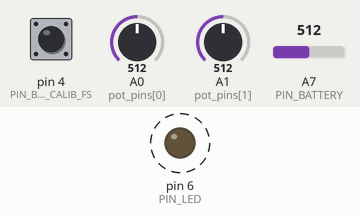
Bench run of a sketch on a simulated Arduino Nano, built with avr-gcc and run on an emulated ATmega328P. Shown: output pins drawn as LEDs (lit = HIGH). Dashed ring = blinking. The inputs (shaded band) are chosen by the test bench; at power-on: pin 4 (PIN_BTN_CALIB_FS) HIGH, A0 (pot_pins[0]) = 512, A1 (pot_pins[1]) = 512, A7 (PIN_BATTERY) = 512. EEPROM starts erased; no radio packets arrive unless stated.

Above: at 0.4 s.
Timing chart, 0 to 3.7 s (numbered marks = the images above):
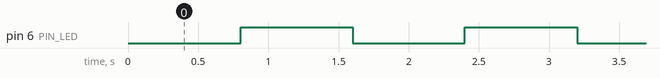

The sketch:

TX_nRF24_FHSS_Xch_LED.ino
```cpp
/*
*****************************************************************************************************
Simple RC transmitter with frequency hopping (FHSS) and telemetry (Auto-ACK Payload)
*****************************************************************************************************
Code from my repository: https://github.com/stanekTM/TX_nRF24_FHSS_Xch_LED

Rapid hopping between 4 strong RF channels (12, 40, 76, 88) outside the main WiFi frequencies.
Transmission rate of 1 Mbps (for support of the newer nRF52 generation).
Constant latency / period of 4.5 ms (222 Hz).
RC channels from 2 to 7 with 16-bit resolution (1000–2000 us).
Received telemetry indicates low receiver battery voltage A1(A2) and signal loss by flashing an LED.

Support for DIY RC receivers from this repository: https://github.com/stanekTM/RX_nRF24_FHSS
*****************************************************************************************************
*/

#include <RF24.h>   // Ovladač bezdrátového čipu nRF24L01+ (v1.4.11 nebo novější)
#include <SPI.h>    // Standardní knihovna Arduino
#include <EEPROM.h> // Standardní knihovna Arduino

// Setting the transmitter and receiver battery alarm for the status LED
#define TX_BATTERY_VOLTAGE    4.2  // Set the maximum rated voltage for the transmitter battery
#define TX_MONITORED_VOLTAGE  3.45 // Set the minimum voltage for the transmitter battery alarm

#define RX_BATTERY_VOLTAGE    4.2  // Set the maximum rated voltage for the receiver battery
#define RX_MONITORED_VOLTAGE  3.45 // Set the minimum voltage for the receiver battery alarm

// Control range (1000 to 2000 us)
#define MIN_CONTROL_VAL  1000
#define MID_CONTROL_VAL  1500
#define MAX_CONTROL_VAL  2000

// Select analog pins for reading the potentiometers (max. 7)
const uint8_t pot_pins[] = {A0, A1, /*A2, A3, A4, A5, A6*/};

// Status LED pin
#define PIN_LED           6

// Calibration or Fail-Safe button pin
#define PIN_BTN_CALIB_FS  4

// Analog pin for battery reading
#define PIN_BATTERY       A7

// Pins for nRF24L01+
#define PIN_CE            9
#define PIN_CSN           10

// Hardware SPI pins
//          MOSI          11
//          MISO          12
//          SCK           13

// Inicializace rádiového čipu nRF24L01+
RF24 radio(PIN_CE, PIN_CSN);

// Unikátní RF adresa max. 5 bajtů (číslo nebo znak). Musí být stejná i v přijímači
const uint8_t rf_address[] = "jirka";

// 4 silné RF kanály (mimo hlavní WiFi frekvence)
const uint8_t rf_channels[] = {12, 40, 76, 88};
uint8_t fhss_index = 0; // Ukazatel na aktuálně používaný RF kanál z tabulky

// Při změně počtu pinů automaticky spočítá potenciometry
const uint8_t NUM_RC_CHANNELS = sizeof(pot_pins);

// Struktura odesílaných dat
struct tx_packet
{
  uint8_t fail_safe_flag = 0; // Příznak Fail-Safe
  uint16_t rc_data[NUM_RC_CHANNELS];
}
tx_data;

// Struktura přijímaných telemetrických dat (ACK Payload)
struct rx_packet
{
  uint8_t rssi = 0;
  uint8_t batt_A1 = 255;
  uint8_t batt_A2 = 255;
}
rx_telemetry_data;

// Interval skoku (4500 us / 222 Hz)
const uint32_t HOP_INTERVAL = 4500;
uint32_t hop_timer = 0; // Časovač FHSS skoků

// Hlídač totální ztráty signálu
uint32_t signal_loss_timeout = 0;

// Časovač příznaku Fail-Safe
uint32_t fail_safe_timer = 0;

// Časovač pro neblokující tisk do PC
uint32_t serial_print_timer = 0;

// Měření baterií
bool low_batt_flag_tx = false; // Příznak vybité baterie vysílače
bool low_batt_flag_rx = false; // Příznak vybité baterie A1 a A2 přijímače

// Příznak kalibrace
bool calibrate = true;

// Čtení potenciometrů
uint16_t pots_value[NUM_RC_CHANNELS];
uint16_t min_pots_calib[NUM_RC_CHANNELS];
uint16_t mid_pots_calib[NUM_RC_CHANNELS];
uint16_t max_pots_calib[NUM_RC_CHANNELS];
uint8_t reverse[NUM_RC_CHANNELS];

// Prototypy všech funkcí na začátku, aby je smyčka správně viděla
void radio_init();
void calibrate_reverse_pots();
void manage_rf_link();
void read_pots();
void read_batt();
void blink(const uint8_t pin, uint32_t interval);

//***************************************
// Hlavní konfigurace systému při startu
//***************************************
void setup()
{
  Serial.begin(115200);

  pinMode(PIN_LED, OUTPUT);
  pinMode(PIN_BATTERY, INPUT);
  pinMode(PIN_BTN_CALIB_FS, INPUT_PULLUP);

  // Inicializace dat
  for (uint8_t i = 0; i < NUM_RC_CHANNELS; i++)
  {
    tx_data.rc_data[i] = 1500;
    pots_value[i] = 1500;
    min_pots_calib[i] = 1023;
    mid_pots_calib[i] = 512;
    max_pots_calib[i] = 0;
  }

  // Inicializace ovladače rádia
  radio_init();

  // Kalibrovat nebo reverzovat potenciometry
  calibrate_reverse_pots();

  // Inicializace časovačů
  hop_timer = micros();
  signal_loss_timeout = millis();
  fail_safe_timer = millis();
}

//**********************************
// Hlavní opakovací smyčka programu
//**********************************
void loop()
{
  // Vysílaní a příjem telemetrických dat
  manage_rf_link();

  // Čtení potenciometrů
  read_pots();

  // Měření napětí baterií
  read_batt();

  // Po stisku tlačítka aktivujeme příznak Fail-Safe a uložíme aktuální čas
  if (digitalRead(PIN_BTN_CALIB_FS) == LOW)
  {
    tx_data.fail_safe_flag = 1;
    fail_safe_timer = millis();
  }
  // Pokud příznak Fail-Safe běží a uplynuly 2 sekundy (2000 ms), vypneme ho
  if (millis() - fail_safe_timer >= 2000) tx_data.fail_safe_flag = 0;

  /*
  // Výpis dat na sériový monitor
  if (millis() - serial_print_timer >= 200)
  {
    serial_print_timer = millis();

    if (millis() - signal_loss_timeout <= 1000) // Tiskneme data pouze pokud je model online
    {
      //Serial.print("RSSI: "); Serial.print(rx_telemetry_data.rssi);
      Serial.print(" | A1: "); Serial.print(rx_telemetry_data.batt_A1);
      Serial.print(" | A2: "); Serial.println(rx_telemetry_data.batt_A2);
    }
  }
  */
}

//*****************************************************
// Funkce pro blikání LED diody bez zpoždění procesoru
//*****************************************************
void blink(const uint8_t pin, uint32_t interval)
{
  digitalWrite(pin, (millis() / interval) % 2); // Zbytek po dělení časem (millis) určuje stav zapnuto/vypnuto
}
```

Battery.ino
```cpp
//***********************
// Měření napětí baterií
//***********************
void read_batt()
{
  // Pokud napětí vysílače klesne, uzamkneme stav vybité baterie
  if (analogRead(PIN_BATTERY) <= (1024.0 / TX_BATTERY_VOLTAGE) * TX_MONITORED_VOLTAGE)
  {
    low_batt_flag_tx = true;
  }

  /*
  // Pokud napětí přijímače A1 nebo A2 klesne, uzamkneme stav vybité baterie
  if (rx_telemetry_data.batt_A1 <= (256.0 / RX_BATTERY_VOLTAGE) * RX_MONITORED_VOLTAGE)
  {
    low_batt_flag_rx = true;
  }

  if (rx_telemetry_data.batt_A2 <= (256.0 / RX_BATTERY_VOLTAGE) * RX_MONITORED_VOLTAGE)
  {
    low_batt_flag_rx = true;
  }
  */

  // Pokud napětí přijímače A1 nebo A2 klesne, uzamkneme stav vybité baterie
  uint8_t rx_batt_limit = (256.0 / RX_BATTERY_VOLTAGE) * RX_MONITORED_VOLTAGE;

  if (rx_telemetry_data.batt_A1 <= rx_batt_limit || rx_telemetry_data.batt_A2 <= rx_batt_limit)
  {
    low_batt_flag_rx = true;
  }

  //Serial.println(low_batt_flag_rx);
}
```

Pots.ino
```cpp
//*********************
// Čtení potenciometrů
//*********************
void read_pots()
{
  for (uint8_t i = 0; i < NUM_RC_CHANNELS; i++)
  {
    uint16_t raw_pots = analogRead(pot_pins[i]);

    // Výpočet mapování s ohledem na fyzický střed potenciometru páčky
    if (raw_pots < mid_pots_calib[i])
    {
      pots_value[i] = map(raw_pots, min_pots_calib[i], mid_pots_calib[i], MIN_CONTROL_VAL, MID_CONTROL_VAL);
    }
    else
    {
      pots_value[i] = map(raw_pots, mid_pots_calib[i], max_pots_calib[i], MID_CONTROL_VAL, MAX_CONTROL_VAL);
    }

    // Aplikace reverzace kanálu
    if (reverse[i] == 1) pots_value[i] = (MIN_CONTROL_VAL + MAX_CONTROL_VAL) - pots_value[i];

    // Ochrana proti šumu a hodnotám mimo rozsah 1000 až 2000
    tx_data.rc_data[i] = constrain(pots_value[i], MIN_CONTROL_VAL, MAX_CONTROL_VAL);
  }
}

//******************************************
// Kalibrovat nebo reverzovat potenciometry
//******************************************
void calibrate_reverse_pots()
{
  // Kalibrační smyčka při držení tlačítka
  while (digitalRead(PIN_BTN_CALIB_FS) == LOW)
  {
    calibrate = false;

    for (uint8_t i = 0; i < NUM_RC_CHANNELS; i++)
    {
      uint16_t raw_pots = analogRead(pot_pins[i]);

      if (raw_pots < min_pots_calib[i]) min_pots_calib[i] = raw_pots;

      if (raw_pots > max_pots_calib[i]) max_pots_calib[i] = raw_pots;

      mid_pots_calib[i] = raw_pots;
    }
  }

  if (!calibrate)
  {
    for (uint8_t i = 0; i < NUM_RC_CHANNELS; i++)
    {
      EEPROM.put(i * 6,     min_pots_calib[i]); // EEPROM locations 0,  6, 12, 18, 24, 30, 36
      EEPROM.put(i * 6 + 2, mid_pots_calib[i]); // EEPROM locations 2,  8, 14, 20, 26, 32, 38
      EEPROM.put(i * 6 + 4, max_pots_calib[i]); // EEPROM locations 4, 10, 16, 22, 28, 34, 40
    }
    calibrate = true;
  }

  // Načíst data z EEPROM do operační paměti RAM
  for (uint8_t i = 0; i < NUM_RC_CHANNELS; i++)
  {
    EEPROM.get(i * 6,     min_pots_calib[i]); // EEPROM locations 0,  6, 12, 18, 24, 30, 36
    EEPROM.get(i * 6 + 2, mid_pots_calib[i]); // EEPROM locations 2,  8, 14, 20, 26, 32, 38
    EEPROM.get(i * 6 + 4, max_pots_calib[i]); // EEPROM locations 4, 10, 16, 22, 28, 34, 40

    reverse[i] = EEPROM.read(i + 42) & 1;     // EEPROM locations 42, 43, 44, 45, 46, 47, 48
  }

  // Kontrola reverzace pák při startu (krajní poloha)
  for (uint8_t i = 0; i < NUM_RC_CHANNELS; i++)
  {
    pots_value[i] = map(analogRead(pot_pins[i]), min_pots_calib[i], max_pots_calib[i], MIN_CONTROL_VAL, MAX_CONTROL_VAL);

    if (pots_value[i] < MIN_CONTROL_VAL + 50 || pots_value[i] > MAX_CONTROL_VAL - 50)
    {
      reverse[i] ^= B00000001;
      EEPROM.update(i + 42, reverse[i]); // EEPROM locations 42, 43, 44, 45, 46, 47, 48
    }
  }
}
```

Radio.ino
```cpp
//*****************************
// Inicializace ovladače rádia
//*****************************
void radio_init()
{
  radio.begin();
  radio.setPALevel(RF24_PA_MIN); // Pro testy na stole stačí minimální výkon
  radio.setDataRate(RF24_1MBPS); // Přenosová rychlost 1 Mbps (pro podporu novější generace nRF52)

  radio.setAutoAck(true); // Zapnutí automatického potvrzování paketů
  radio.setRetries(0, 0); // Vypnutí hardwarového opakování

  radio.setPayloadSize(sizeof(tx_data)); // Nastavuje základní / maximální délku struktury

  radio.enableDynamicPayloads(); // Povolení automatického přizpůsobení délky paketů
  radio.enableAckPayload(); // Zapnutí funkce přibalování telemetrie do potvrzovacích ACK paketů

  radio.setCRCLength(RF24_CRC_16);

  radio.openWritingPipe(rf_address); // Otevření komunikačního kanálu pro zápis na dané adrese

  radio.setChannel(rf_channels[fhss_index]); // Nastavení startovního rádiového kanálu z FHSS tabulky
  radio.stopListening(); // Přepnutí do režimu vysílání
}

//**************************************
// Vysílaní a příjem telemetrických dat
//**************************************
void manage_rf_link()
{
  // Pevná FHSS časová smyčka odesílání (každých 4.5 ms)
  if (micros() - hop_timer >= HOP_INTERVAL)
  {
    //hop_timer = micros(); // Reset časovače

    //========================
    hop_timer += HOP_INTERVAL; // Přičteme přesný interval místo čtení aktuálního času

    // Pojistka: Pokud se program někde zasekl déle než 2 intervaly, srovnáme časovač
    if (micros() - hop_timer >= HOP_INTERVAL) hop_timer = micros();
    //========================

    // Odeslání paketu (přenos dat trvá přibližně 0.1 až 0.3 ms)
    if (radio.write(&tx_data, sizeof(tx_data)))
    {
      signal_loss_timeout = millis(); // Reset času ztráty signálu (spojení žije)

      // Pokud dorazil ACK paket, přečteme telemetrii
      if (radio.available())
      {
        radio.read(&rx_telemetry_data, sizeof(rx_telemetry_data));
      }
    }

    // Okamžitý synchronní skok vysílače na další kanál
    fhss_index = (fhss_index + 1) % 4; // Posun na další index v tabulce
    radio.setChannel(rf_channels[fhss_index]); // Nastavení rádiového kanálu na novou frekvenci
  }

  // Pokud z přijímače nepřišla žádná odpověď delší než 1 sekunda (1000 ms)
  if (millis() - signal_loss_timeout >= 1000) blink(PIN_LED, 100); // Krizový stav: LED bliká rychle (0.1 s)
  else if (low_batt_flag_rx) blink(PIN_LED, 300); // Vybitá baterie A1 nebo A2: LED bliká (0.3 s)
  else if (low_batt_flag_tx) blink(PIN_LED, 800); // Vybitá baterie vysílače: LED bliká (0.8 s)
  else digitalWrite(PIN_LED, HIGH); // Normální provoz: LED trvale svítí
}
```

Measured:
- by itself, pin 6 (PIN_LED): alternates HIGH for 0.80 s and LOW for 0.80 s
